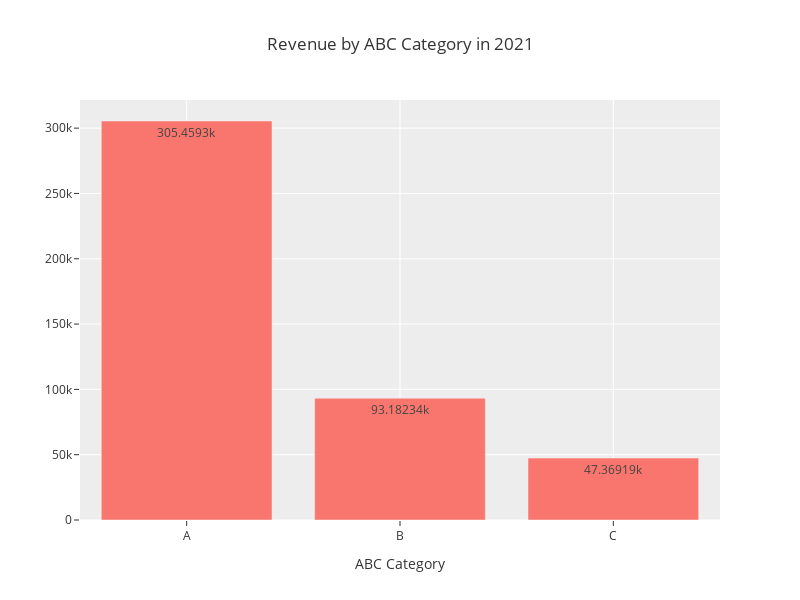

Notebook code cell kept with this figure:
### Code cell
# Revenue by ABC Category in 2021 bar chart

revenue_by_abc = abc_analysis.groupby("ABC_category").agg(Revenue=("Revenue_2021", "sum")).reset_index()

fig = px.bar(
    revenue_by_abc,
    x="ABC_category",
    y="Revenue",
    title="Revenue by ABC Category in 2021",
    text_auto=True,
    width=800, height=600
)

fig.update_layout(yaxis_title=None)
fig.update_layout(xaxis_title="ABC Category")
fig.show()

### Figure 1 — Plotly figure (JSON) as saved in the notebook; plotly's stock layout.template omitted (floating-point values rounded to 4 significant figures)
{"data": [{"alignmentgroup": "True", "hovertemplate": "ABC_category=%{x}<br>Revenue=%{y}<extra></extra>", "legendgroup": "", "marker": {"color": "#F8766D", "pattern": {"shape": ""}}, "name": "", "offsetgroup": "", "orientation": "v", "showlegend": false, "textposition": "auto", "texttemplate": "%{y}", "type": "bar", "x": ["A", "B", "C"], "xaxis": "x", "y": [305500.0, 93180.0, 47370.0], "yaxis": "y"}], "layout": {"barmode": "relative", "height": 600, "legend": {"tracegroupgap": 0}, "title": {"text": "Revenue by ABC Category in 2021"}, "width": 800, "xaxis": {"anchor": "y", "domain": [0, 1], "title": {"text": "ABC Category"}}, "yaxis": {"anchor": "x", "domain": [0, 1], "title": {}}}}
